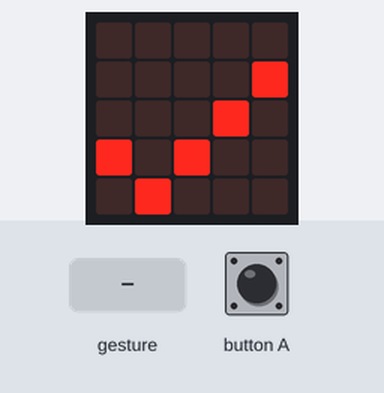
The program below on a simulated BBC micro:bit (MakeCode). On the bench: the board's 5×5 LED display. The test bench sets the inputs (shaded band). Random numbers come from a fixed seed; a tilt is held for 1.5 s and a shake lasts 1 s, then the board lies face up again.

Above: at 1.3 s.
1.4 s: button A pressed for 0.15 s
At 2.6 s:
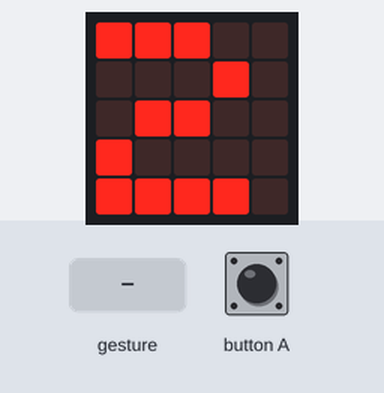
3.5 s: gesture 'shake'
At 4.6 s:
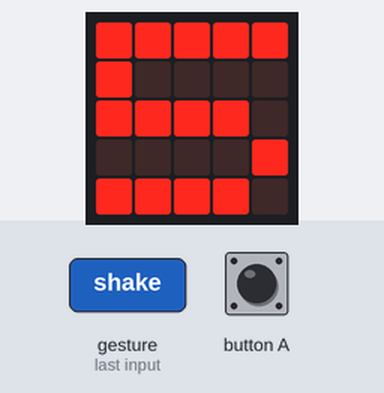
6.3 s: button A pressed for 0.15 s
At 7.4 s:
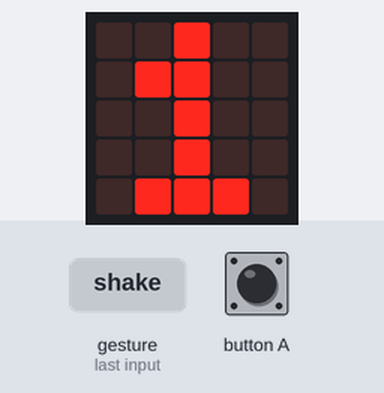
Timing chart, 0 to 9.3 s (numbered marks = the images above; inputs shaded):
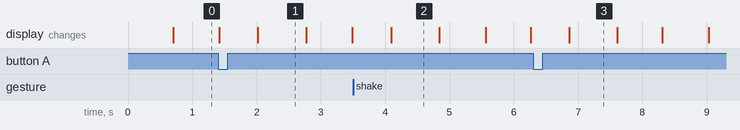

Measured:
- what the display in image 1 shows lasts 0.8 s, from 2.0 s to 2.8 s

The program:

main.ts
```typescript
input.onButtonPressed(Button.A, function () {
    basic.showNumber(randint(1, 6))
})
input.onGesture(Gesture.Shake, function () {
    basic.showNumber(randint(1, 6))
})
basic.forever(function () {
    basic.showIcon(IconNames.Heart)
    basic.pause(100)
    basic.showIcon(IconNames.Yes)
    basic.pause(100)
})
```

test.ts
```typescript
// 테스트는 여기로 이동합니다; 이 패키지가 확장으로 사용될 때 컴파일되지 않을 것 입니다.
```
